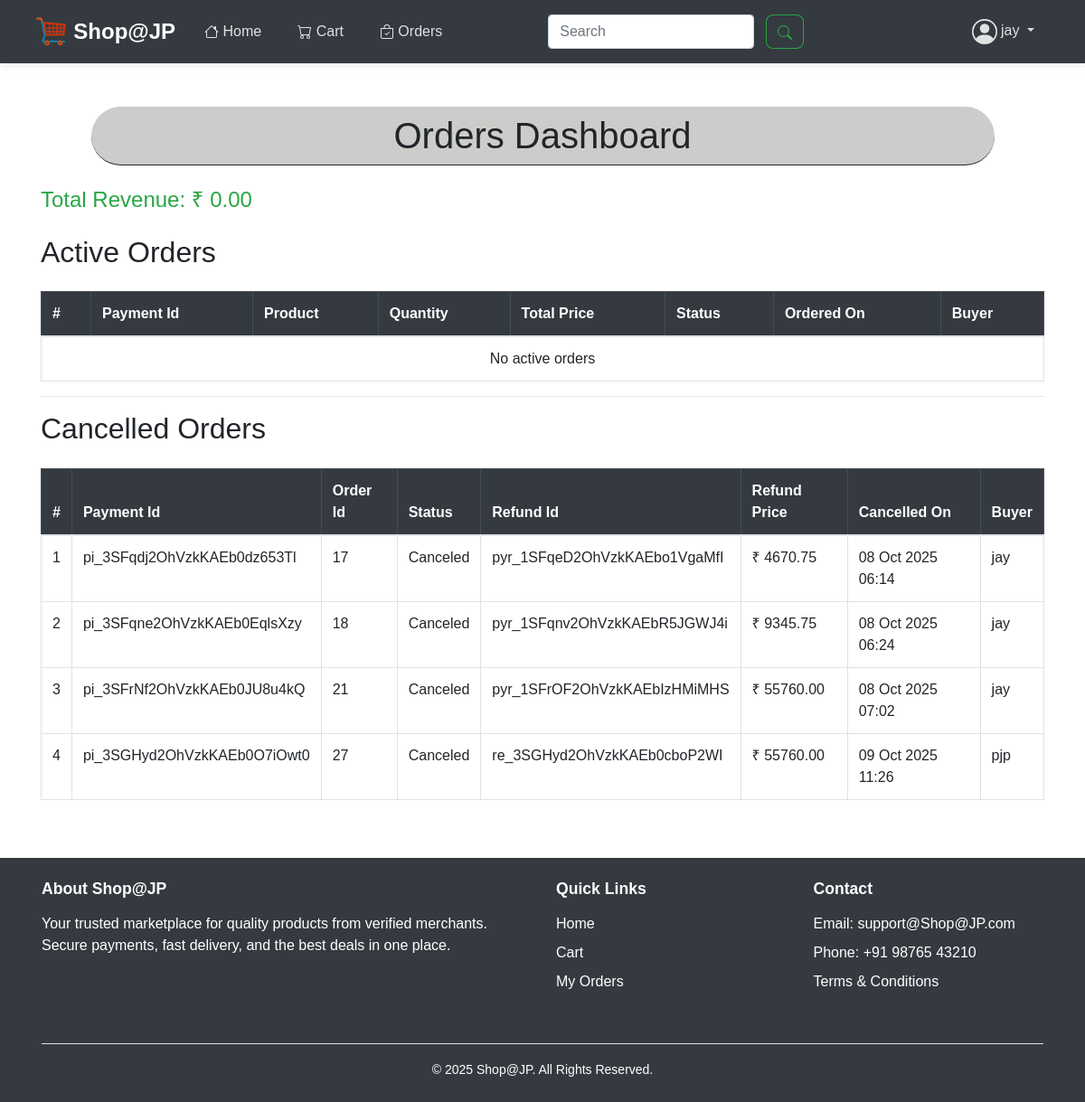
Page /order_dashboard/1/ (signed in) on the earlier database version.
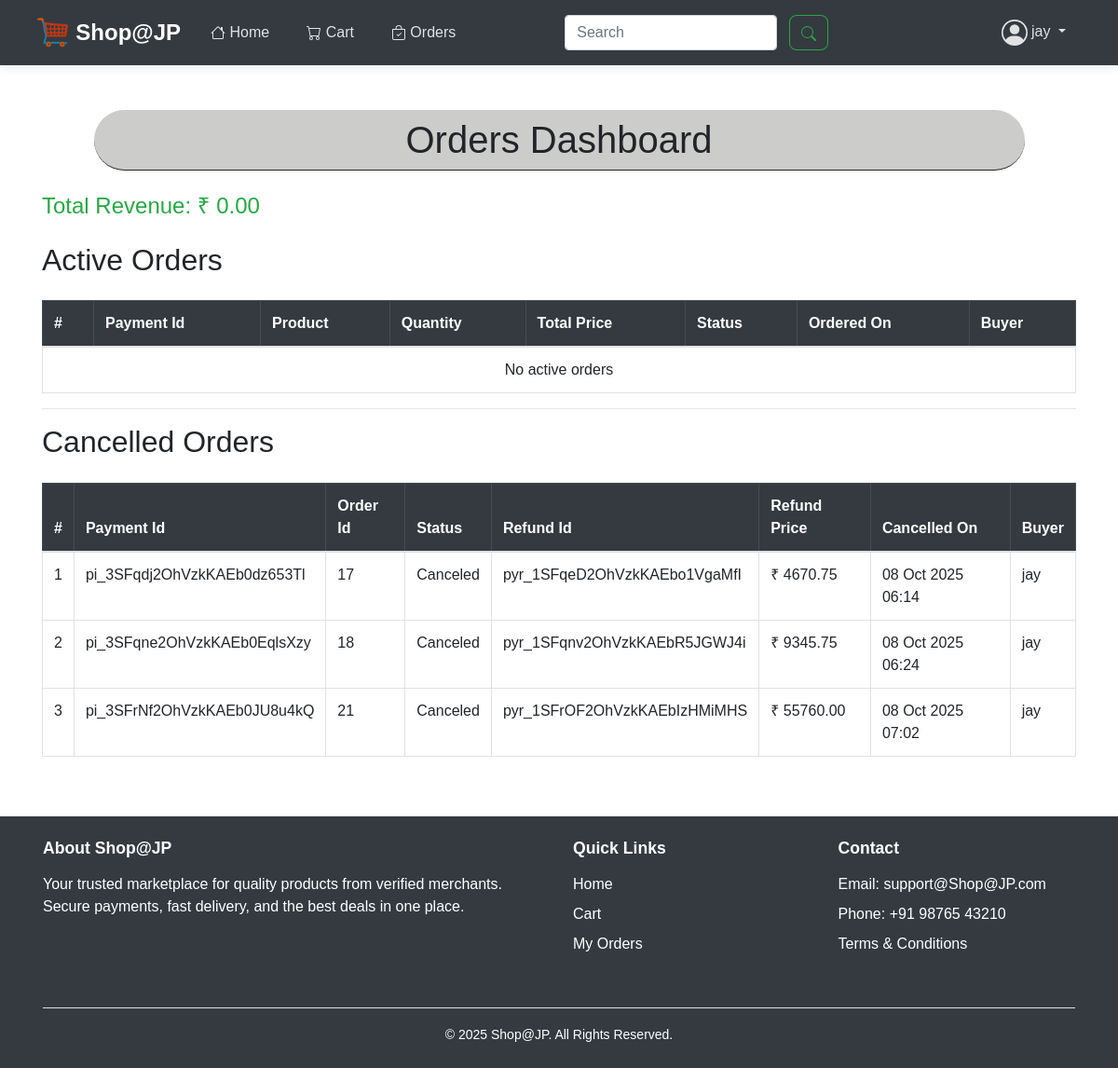
Same page on the later database version.
### payments/models.py (models this page shows)
class Payments(models.Model):
    payment_id = models.CharField(max_length=100, primary_key=True)
    order = models.ForeignKey(Orders, on_delete=models.CASCADE, related_name='payments', blank=True, null=True)
    merchant = models.ForeignKey(Merchants, on_delete=models.CASCADE, related_name='merchant_payment', blank=True, null=True)
    total_amount = models.DecimalField(max_digits=10, decimal_places=2, blank=True, null=True)
    stripe_cut = models.DecimalField(max_digits=10, decimal_places=2, blank=True, null=True)
    platform_cut = models.DecimalField(max_digits=10, decimal_places=2, blank=True, null=True)
    merchant_amount = models.DecimalField(max_digits=10, decimal_places=2, blank=True, null=True)
    created_at = models.DateTimeField(auto_now_add=True)
    is_refunded = models.BooleanField(default=False)
    refund_id = models.CharField(max_length=255, null=True, blank=True)
    refund_amount = models.DecimalField(max_digits=10, decimal_places=2, null=True, blank=True)
    refund_date = models.DateTimeField(null=True, blank=True)

### home/models.py (models this page shows)
class Orders(models.Model):
    order_id = models.AutoField(primary_key=True)
    customer = models.ForeignKey(Customers, on_delete=models.CASCADE, related_name='orders', blank=True, null=True)
    merchant = models.ForeignKey(Merchants, on_delete=models.CASCADE, related_name='orders', blank=True, null=True)
    product = models.ForeignKey(Products, on_delete=models.CASCADE, blank=True, null=True)
    quantity = models.IntegerField(blank=True, null=True)
    price = models.DecimalField(max_digits=10, decimal_places=2, blank=True, null=True)
    status = models.CharField(max_length=9, blank=True, null=True,default='Ordered')
    created_at = models.DateTimeField(auto_now_add=True)

### user/models.py (models this page shows, shortened)
class Customers(models.Model):
    user = models.OneToOneField(User, on_delete=models.CASCADE, blank=True, null=True)
    customer_id = models.AutoField(primary_key=True)
    username = models.CharField(max_length=50, blank=True, null=True)
    email = models.CharField(unique=True, max_length=100, blank=True, null=True)
    phone = models.CharField(max_length=12, blank=True, null=True)
    address = models.TextField(blank=True, null=True)
    created_at = models.DateTimeField(auto_now_add=True)
    first_name = models.CharField(max_length=20, blank=True, null=True)
    last_name = models.CharField(max_length=20, blank=True, null=True)

### home/views.py (the view)
# urls.py: path('order_dashboard/<int:merchant_id>/',views.merchant_orders),
@login_required
def merchant_orders(request,merchant_id):
    merchant = Merchants.objects.get(merchant_id=merchant_id)
    active_payments = Payments.objects.filter(merchant_id=merchant_id, is_refunded=False)
    canceled_payments = Payments.objects.filter(merchant_id=merchant_id, is_refunded=True)
    total_revenue = merchant.total_revenue
    return render(request,'home/merchant_order.html',{'total_revenue':total_revenue,'active_payments':active_payments,'canceled_payments':canceled_payments})

### user/context_processors.py (called while the page is built)
def merchant_context(request):
    is_merchant = False
    if request.user.is_authenticated:
        is_merchant = Merchants.objects.filter(username=request.user.username).exists()
    return {
        "is_merchant": is_merchant
    }

### templates/home/merchant_order.html
{% extends 'user/base.html' %}
{% block body_block %}
<div class="container mt-5">
    <h1>Orders Dashboard</h1><br>
    <h4 class="text-success mb-4">Total Revenue: ₹ {{ total_revenue }}</h4>
    <h2 class="mb-4">Active Orders</h2>
    <div class="table-responsive">
        <table class="table table-bordered table-hover">
            <thead class="table-dark">
                <tr>
                    <th>#</th>
                    <th>Payment Id</th>
                    <th>Product</th>
                    <th>Quantity</th>
                    <th>Total Price</th>
                    <th>Status</th>
                    <th>Ordered On</th>
                    <th>Buyer</th>
                </tr>
            </thead>
            <tbody>
                {% if active_payments %}
                    {% for payment in active_payments %}
                        <tr>
                            <td>{{ forloop.counter }}</td>
                            <td>{{ payment.payment_id }}</td>
                            <td>{{ payment.order.product.name }}</td>
                            <td>{{ payment.order.quantity }}</td>
                            <td>₹ {{ payment.order.price }}</td>
                            <td><span class="badge bg-success">{{ payment.order.status }}</span></td>
                            <td>{{ payment.order.created_at|date:"d M Y H:i" }}</td>
                            <td>{{ payment.order.customer.username }}</td>
                        </tr>
                    {% endfor %}
                {% else %}
                    <tr>
                        <td colspan="8" class="text-center">No active orders</td>
                    </tr>
                {% endif %}
            </tbody>
        </table>
        <hr>
        <h2 class="mb-4">Cancelled Orders</h2>
        <table class="table table-bordered table-hover">
            <thead class="table-dark">
                <tr>
                    <th>#</th>
                    <th>Payment Id</th>
                    <th>Order Id</th>
                    <th>Status</th>
                    <th>Refund Id</th>
                    <th>Refund Price</th>
                    <th>Cancelled On</th>
                    <th>Buyer</th>
                </tr>
            </thead>
            <tbody>
                {% if canceled_payments %}
                    {% for payment in canceled_payments %}
                        <tr>
                            <td>{{ forloop.counter }}</td>
                            <td>{{ payment.payment_id|default:"N/A" }}</td>
                            <td>{{ payment.order.order_id }}</td>
                            <td>{{ payment.order.status }}</td>
                            <td>{{ payment.refund_id|default:"N/A" }}</td>
                            <td>₹ {{ payment.refund_amount|default:"0.00" }}</td>
                            <td>{{ payment.refund_date|date:"d M Y H:i"|default:"N/A" }}</td>
                            <td>{{ payment.order.customer.username }}</td>
                        </tr>
                    {% endfor %}
                {% else %}
                    <tr>
                        <td colspan="8" class="text-center">No orders are refunded</td>
                    </tr>
                {% endif %}
            </tbody>
        </table>
    </div>
</div>
{% endblock %}

Differences in the rows shown:
removed Payments: payment_id "pi_3SGHyd2OhVzkKAEb0O7iOwt0", order.order_id "27", order.status "Canceled", refund_id "re_3SGHyd2OhVzkKAEb0cboP2WI", refund_amount "55760.00", refund_date "09 Oct 2025 11:26", order.customer.username "pjp"
